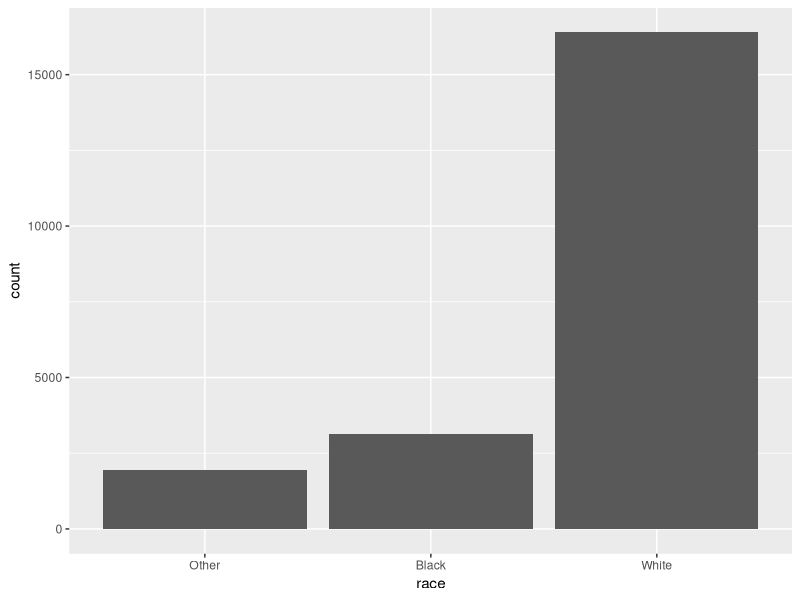
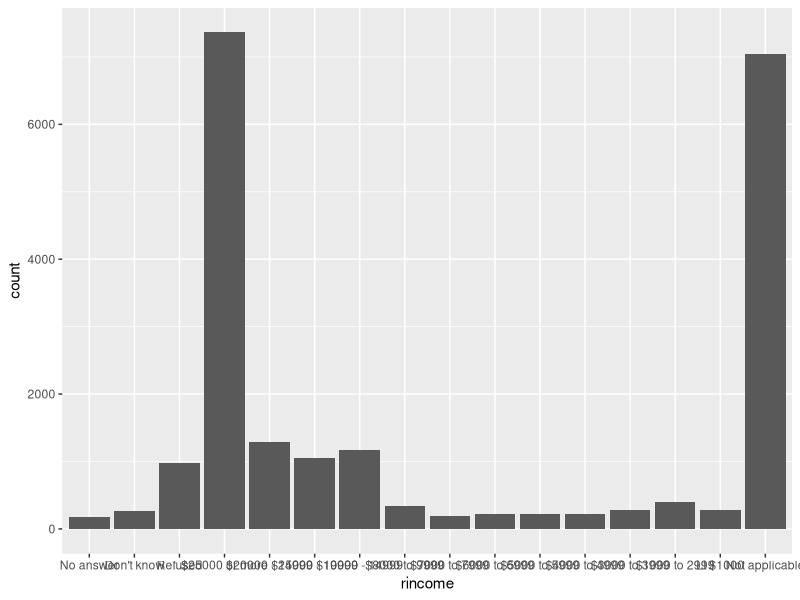
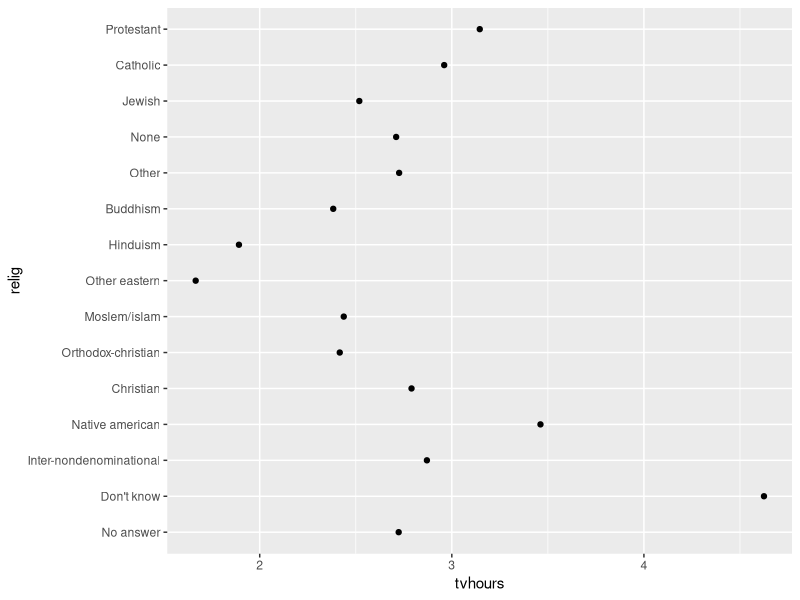
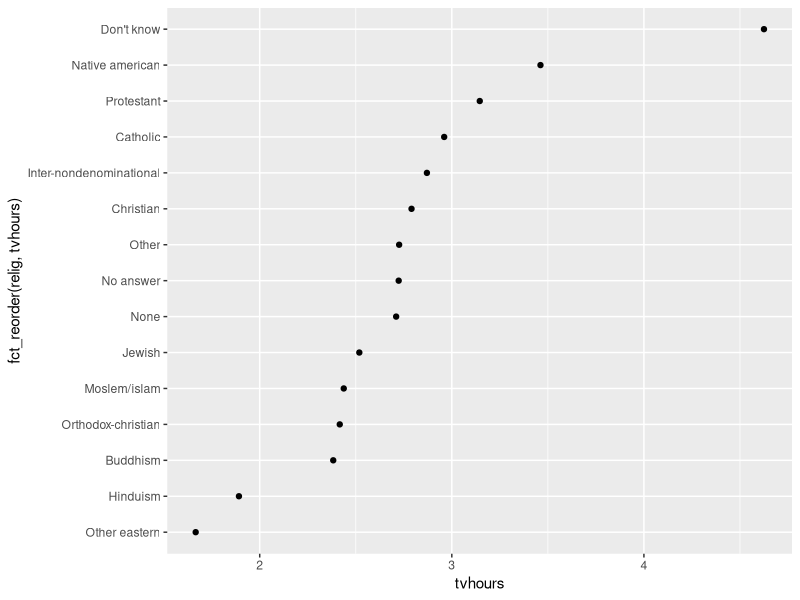
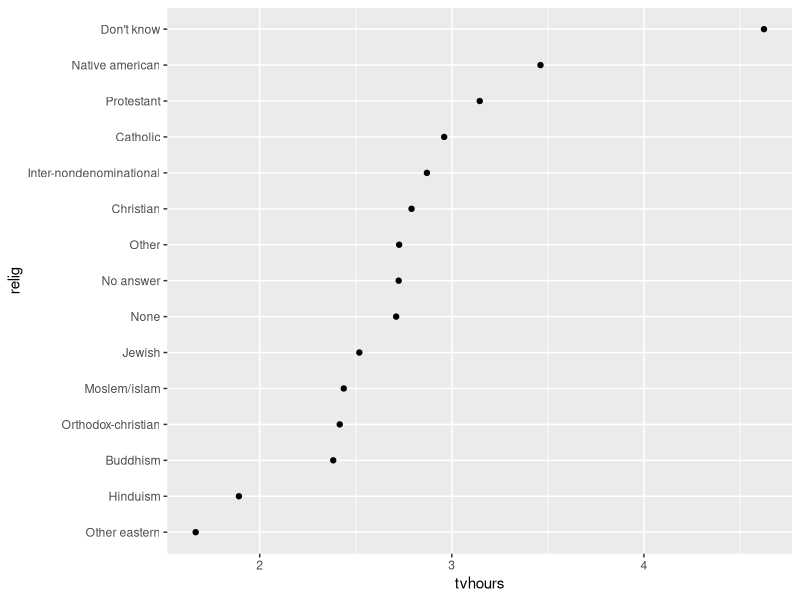
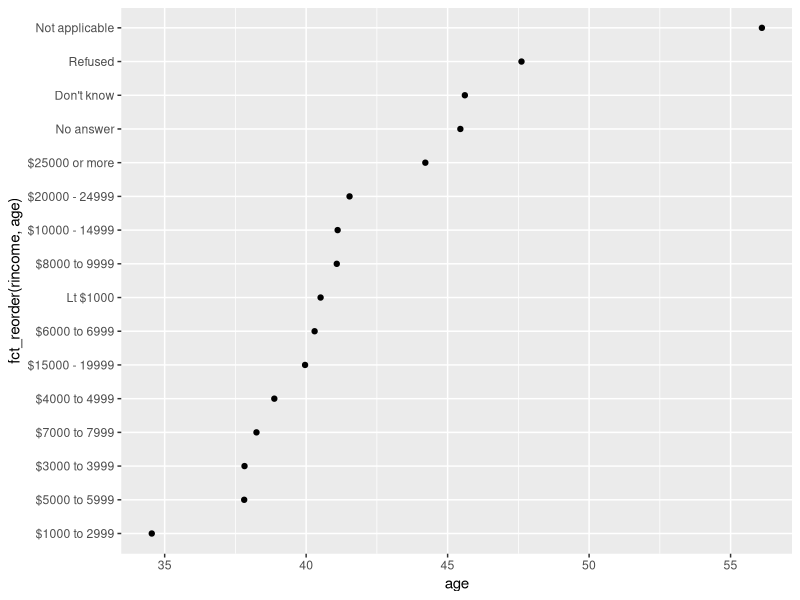
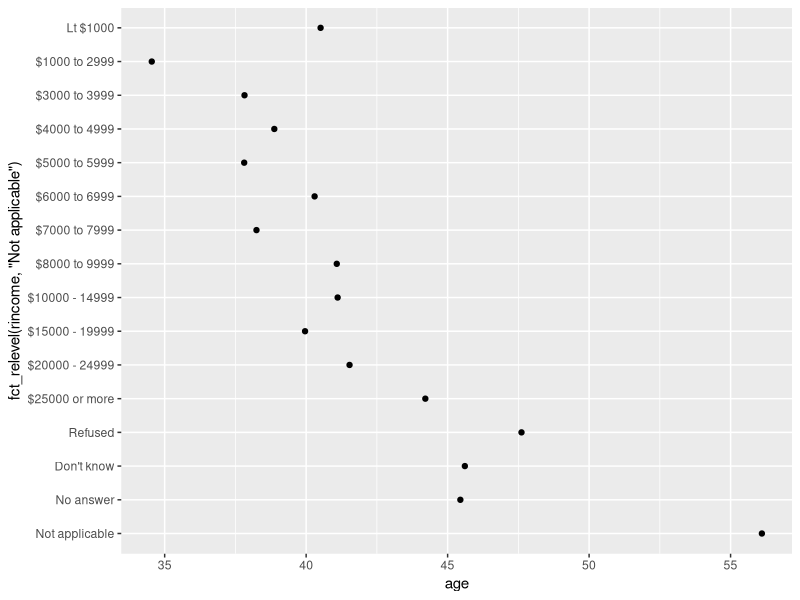
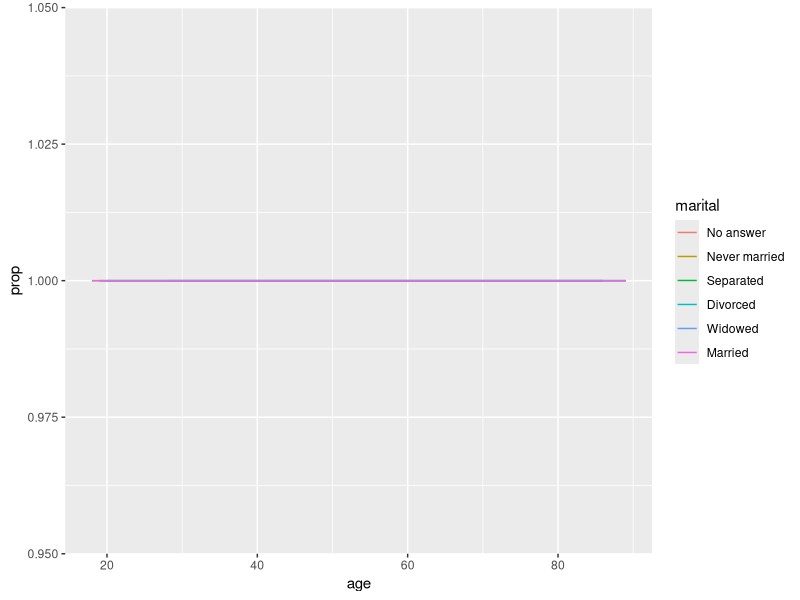

The R script that drew these images, in order:
# Factors
# http://r4ds.had.co.nz/factors.html
# ----
library(tidyverse)
library(forcats)
# ----
# Creating Factors
# ----
x1 <- c("Dec", "Apr", "Jan", "Mar")
x2 <- c("Dec", "Apr", "Jam", "Mar")
#
month_levels <- c(
  "Jan", "Feb", "Mar", "Apr",
  "May", "Jun", "Jul", "Aug",
  "Sep", "Oct", "Nov", "Dec"
)
y1 <- factor(x1, levels = month_levels)
sort(y1)
#
y2 <- factor(x2, levels = month_levels)
y2
# make levels appear in order of the first appearance in the data
f1 <- factor(x1, levels = unique(x1))
f1
# or
f2 <- x1 %>% factor() %>% fct_inorder()
f2
# access levels
levels(f2)
# ----
# General social survey
# ----
gss <- forcats::gss_cat
#
gss %>%
   count(race)
#
ggplot(gss, aes(race)) +
  geom_bar()
# ----
# Exercises
# ----
# 1.
ggplot(gss, aes(rincome)) +
  geom_bar()
levels(gss$rincome)
# ----
# Modifying factor order
# ----
relig_summary <- gss %>%
  group_by(relig) %>%
  summarise(
    age = mean(age, na.rm = TRUE),
    tvhours = mean(tvhours, na.rm = TRUE),
    n = n()
  )
ggplot(relig_summary, aes(tvhours, relig)) +
  geom_point()

ggplot(relig_summary, aes(tvhours, fct_reorder(relig, tvhours))) +
  geom_point()
#
relig_summary %>%
  mutate(relig = fct_reorder(relig, tvhours)) %>%
  ggplot(aes(tvhours, relig)) +
  geom_point()
#
rincome_summary <- gss %>%
  group_by(rincome) %>%
  summarise(
    age = mean(age, na.rm = TRUE),
    tvhours = mean(tvhours, na.rm = TRUE),
    n = n()
  )
ggplot(rincome_summary, aes(age, fct_reorder(rincome, age))) +
  geom_point()
#
ggplot(rincome_summary, aes(age, fct_relevel(rincome, "Not applicable"))) +
  geom_point()
# fct_reorder2
by_age <- gss %>%
  filter(!is.na(age)) %>%
  group_by(age, marital) %>%
  count() %>%
  mutate(prop = n / sum(n))

ggplot(by_age, aes(age, prop, colour = marital)) +
  geom_line(na.rm = TRUE)
# ----
# Modify factor levels
# ----
gss %>% count(partyid)
#
gss %>%
  mutate(partyid = fct_recode(partyid,
                              "Republican, strong" = "Strong republican",
                              "Republican, weak"      = "Not str republican",
                              "Independent, near rep" = "Ind,near rep",
                              "Independent, near dem" = "Ind,near dem",
                              "Democrat, weak"        = "Not str democrat",
                              "Democrat, strong"      = "Strong democrat"
                              )) %>%
  count(partyid)
# combine levels
gss %>%
  mutate(partyid = fct_recode(partyid,
                              "Republican, strong"    = "Strong republican",
                              "Republican, weak"      = "Not str republican",
                              "Independent, near rep" = "Ind,near rep",
                              "Independent, near dem" = "Ind,near dem",
                              "Democrat, weak"        = "Not str democrat",
                              "Democrat, strong"      = "Strong democrat",
                              "Other"                 = "No answer",
                              "Other"                 = "Don't know",
                              "Other"                 = "Other party"
                              )) %>%
  count(partyid)
# collapsing many levels with fct_collapse
gss %>%
  mutate(partyid = fct_collapse(partyid,
                                other = c("No answer", "Don't know", "Other party"),
                                rep = c("Strong republican", "Not str republican"),
                                ind = c("Ind,near rep", "Independent", "Ind,near dem"),
                                dem = c("Not str democrat", "Strong democrat")
                                )) %>%
  count(partyid)
# lump together small groups
gss %>%
  mutate(relig = fct_lump(relig)) %>%
  count(relig)
    # this probably over-aggregates; use 'n=' instead
gss %>%
  mutate(relig = fct_lump(relig, n = 10)) %>%
  count(relig, sort = TRUE) %>%
  print(n = Inf)
# ----
# Exercises
# ----
# 1.
gss_cat %>%
  mutate(
    partyid = fct_collapse(partyid,
                                other = c("No answer", "Don't know", "Other party"),
                                rep = c("Strong republican", "Not str republican"),
                                ind = c("Ind,near rep", "Independent", "Ind,near dem"),
                                dem = c("Not str democrat", "Strong democrat")
                                )) %>%
  count(year, partyid) %>%
  group_by(year) %>%
  mutate(p = n / sum(n)) %>%
  ggplot(aes(x = year, y = p,
             color = fct_reorder2(partyid, year, p))) +
  geom_point() +
  geom_line() +
  labs(
    color = "Party ID",
    y = "Proportion",
    x = "Year"
  )
# ----
# 2.
levels(gss_cat$rincome)
gss_cat %>% 
  mutate(
    rincome = fct_collapse(rincome,
               "N/A" = c("No answer","Don't know","Refused","Not applicable"),
               "$10000 - 24999" = c("$20000 - 24999","$15000 - 19999","$10000 - 14999"),
               "$4000 - 9999" = c("$8000 to 9999","$7000 to 7999","$6000 to 6999","$5000 to 5999","$4000 to 4999"),
               "Lt $4000" = c("$3000 to 3999","$1000 to 2999","Lt $1000")
               )) %>%
  count(rincome)
    